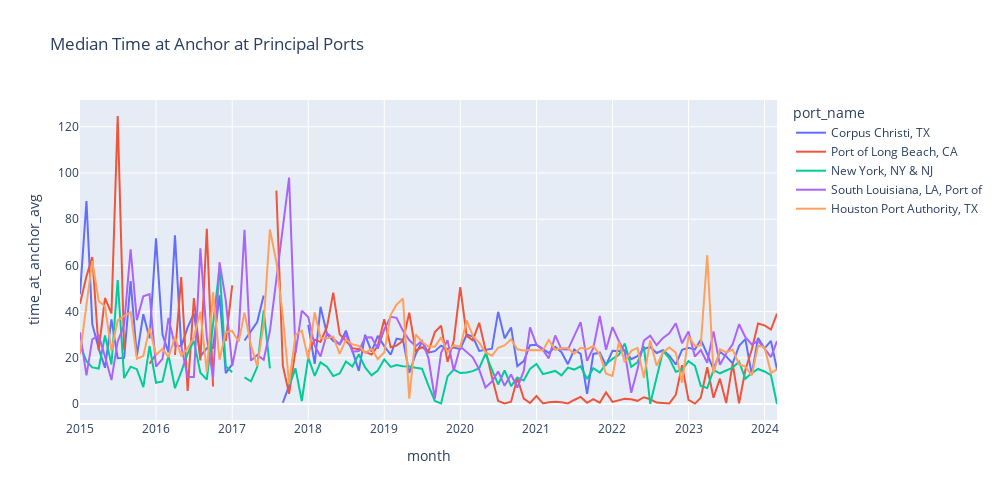

Here is the notebook cell this chart was saved with:
### Code cell
px.line(
    monthly_df
    #restrict to top 5 ports
    .filter(pl.col('port_name').is_in(top5ports))
    #month in dt format
    .with_columns(pl.col('month').str.strptime(pl.Date, format='%Y%m'))
    .sort(by='month'), 
    #plot specs
    x='month', y='time_at_anchor_avg', color='port_name',
    title='Median Time at Anchor at Principal Ports',
    width=1000,
    height=500 
)
